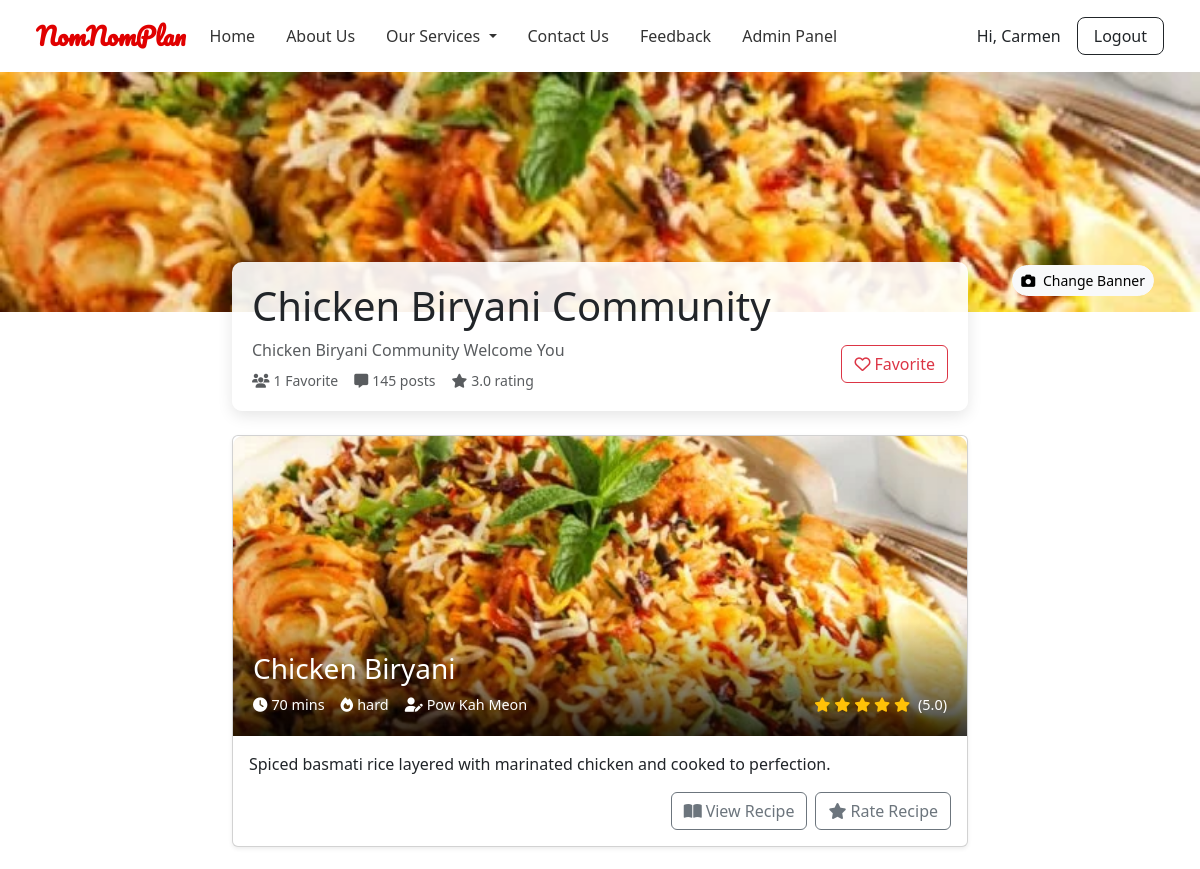
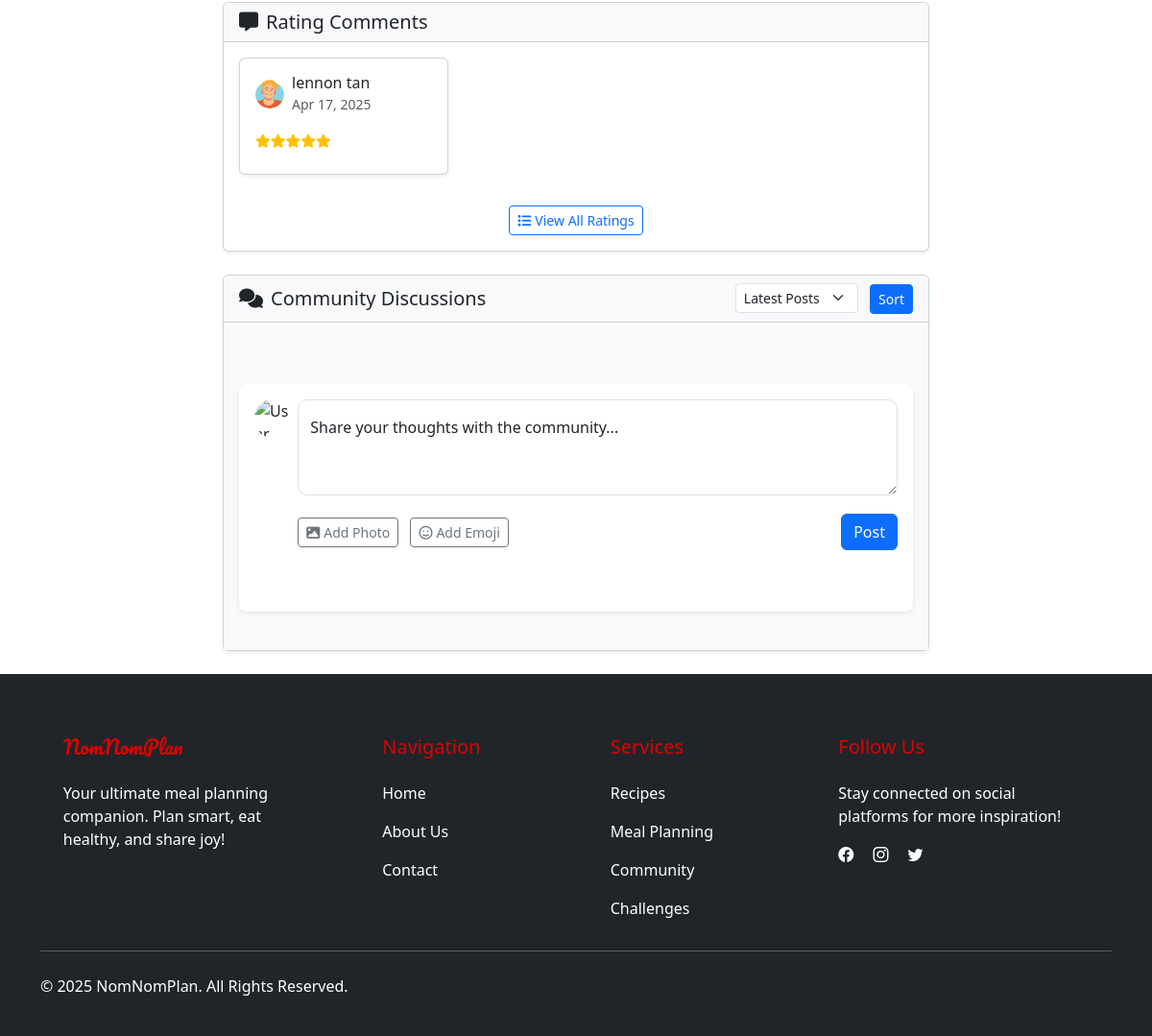
Page /community-module/community-recipe.php?community_id=9 (signed in) on the committed database (2 pictures, top to bottom).
### tables this page shows
CREATE TABLE `recipe_images` (
  `id` int(11) NOT NULL,
  `recipe_id` int(11) DEFAULT NULL,
  `image_url` text DEFAULT NULL
);

CREATE TABLE `recipes` (
  `id` int(11) NOT NULL,
  `title` varchar(255) NOT NULL,
  `description` text DEFAULT NULL,
  `ingredients` longtext DEFAULT NULL,
  `steps` longtext DEFAULT NULL,
  `cuisine` varchar(100) DEFAULT NULL,
  `prep_time` int(11) DEFAULT NULL,
  `cook_time` int(11) DEFAULT NULL,
  `total_time` int(11) DEFAULT NULL,
  `difficulty` enum('easy','medium','hard') DEFAULT NULL,
  `nutrition` longtext DEFAULT NULL,
  `status` enum('draft','pending','approved','rejected') DEFAULT 'pending',
  `is_public` tinyint(1) DEFAULT 1,
  `view_count` int(11) DEFAULT 0,
  `created_by` int(11) DEFAULT NULL,
  `created_at` timestamp NOT NULL DEFAULT current_timestamp(),
  `updated_at` timestamp NOT NULL DEFAULT current_timestamp() ON UPDATE current_timestamp(),
  `admin_note` text DEFAULT NULL,
  `image_url` varchar(255) DEFAULT NULL,
  `cooking_time` int(11) DEFAULT NULL,
  `difficulty_level` enum('easy','medium','hard') DEFAULT NULL
);

CREATE TABLE `community` (
  `community_id` int(11) NOT NULL,
  `recipe_id` int(11) NOT NULL,
  `slogan` text NOT NULL,
  `banner` text NOT NULL,
  `created_at` timestamp NOT NULL DEFAULT current_timestamp() ON UPDATE current_timestamp()
);

CREATE TABLE `users` (
  `id` int(11) NOT NULL,
  `name` varchar(100) NOT NULL,
  `email` varchar(100) NOT NULL,
  `password` varchar(255) NOT NULL,
  `role` enum('user','admin') DEFAULT 'user',
  `created_at` timestamp NOT NULL DEFAULT current_timestamp(),
  `avatar_url` varchar(255) DEFAULT NULL,
  `status` enum('active','pending','inactive') DEFAULT 'pending'
);

CREATE TABLE `rating` (
  `id` int(11) NOT NULL,
  `community_id` int(11) NOT NULL,
  `user_id` int(11) NOT NULL,
  `rate_value` decimal(10,0) NOT NULL,
  `feedback_comment` text NOT NULL,
  `created_at` timestamp NOT NULL DEFAULT current_timestamp() ON UPDATE current_timestamp()
);

CREATE TABLE `avatar` (
  `avatar_id` int(11) NOT NULL,
  `avatar_url` text NOT NULL
);

### community-module/community-recipe.php (the view, shortened to what the rows shown need)
<?php
include('../includes/db.php');
$banner_url = "";
$community_id = isset($_GET['community_id']) ? (int) $_GET['community_id'] : 0;
$stmt = $conn->prepare("SELECT recipe_id, slogan, banner FROM community WHERE community_id = ?");
if ($stmt) {
    $stmt->bind_param("i", $community_id);
    $stmt->execute();
    $result = $stmt->get_result();
    if ($result && $community_info = $result->fetch_assoc()) {
        $recipe_id = $community_info['recipe_id'];
        $community_slogan = htmlspecialchars($community_info['slogan']);
    } else {
        echo "Community not found.";
    }
} else {
    echo "Statement preparation failed: " . $conn->error;
}
$stmt = $conn->prepare("SELECT title, description, total_time, difficulty, created_by, created_at FROM recipes WHERE id = ?");
if ($stmt) {
    $stmt->bind_param("i", $recipe_id);
    $stmt->execute();
    $result = $stmt->get_result();
    if ($result && $recipe_info = $result->fetch_assoc()) {
        $recipe_title = htmlspecialchars($recipe_info['title']);
        $recipe_description = htmlspecialchars($recipe_info['description']);
        $recipe_total_time = $recipe_info['total_time'];
        $recipe_difficulty = htmlspecialchars($recipe_info['difficulty']);
        $recipe_author_id = $recipe_info['created_by'];
    } else {
        echo "Recipe not found.";
    }
} else {
    echo "Statement preparation failed: " . $conn->error;
}
$smt = $conn->prepare("SELECT image_url FROM recipe_images WHERE recipe_id = ? ORDER BY id ASC LIMIT 1");
if($smt){
    $smt->bind_param("i",$recipe_id);
    $smt->execute();
    $smt->bind_result($recipe_url);
    if($smt->fetch()){
        $banner_url = $recipe_url;
    } else{
        $banner_url = "No url found";
    }
}
?>
<!DOCTYPE html>
<html lang="en">
<head>
    <link href="https://cdn.jsdelivr.net/npm/bootstrap@5.3.0/dist/css/bootstrap.min.css" rel="stylesheet">
    <link rel="stylesheet" href="https://cdnjs.cloudflare.com/ajax/libs/font-awesome/6.4.0/css/all.min.css">
</head>
<body>
<?php include('../navbar.php'); ?>
<div class="community-banner" style="background-image: url('../<?= $banner_url ?>');">
    <div class="container position-relative h-100">
        <div class="position-absolute bottom-0 end-0 mb-3 me-3">
        </div>
    </div>
</div>
    <div class="container">
        <div class="row">
            <div class="col-lg-8 mx-auto">
                <div class="community-info mb-4">
                    <div class="d-flex justify-content-between align-items-end">
                        <div>
                            <h1 class="mb-2"><?= $recipe_info['title'] ?> Community</h1>
                            <p class="text-muted mb-2"><?= $community_slogan ?></p>
                            <div class="d-flex align-items-center text-muted small">
                                <div class="me-3">
                                </div>
                                <div class="me-3">
                                </div>
                                <div>
                                </div>
                            </div>
                        </div>
                    </div>
                </div>
                <div class="card mb-4 shadow-sm">
                    <div class="recipe-header" style="background-image: url('../<?= $recipe_url ?>');">
                        <div class="recipe-info">
                            <h3><?= $recipe_title ?></h3>
                            <div class="recipe-meta d-flex flex-wrap align-items-center">
                                <div class="me-3">
                                    <i class="fas fa-clock me-1"></i><?= $recipe_total_time ?> mins
                                </div>
                                <div class="me-3">
                                    <i class="fas fa-fire me-1"></i><?= $recipe_difficulty ?>
                                </div>
                                <div class="me-3">
                                    <?php
                                    $stmt = $conn->prepare("SELECT name FROM users WHERE id = ?");
                                    if ($stmt) {
                                        $stmt->bind_param("i", $recipe_author_id);
                                        $stmt->execute();
                                        $result = $stmt->get_result();
                                        if ($result && $author_name = $result->fetch_assoc()) {
                                            $author = $author_name['name'];
                                        } else {
                                            $author = "";
                                        }
                                    } else {
                                        echo "Statement preparation failed: " . $conn->error;
                                    }
                                    ?>
                                    <i class="fas fa-user-edit me-1"></i><?= $author ?>
                                </div>
                            <div class="ms-auto">
                                <span class="text-warning">
                                </span>
                            </div>
                            </div>
                        </div>
                    </div>
                    <div class="card-body">
                        <p class="card-text">
                            <?= $recipe_description ?>
                        </p>
                        <div class="d-flex justify-content-end">
                                <button class="btn btn-outline-secondary me-2" onclick="window.location.href='../recipe-modules/view-recipe.php?id=<?= $recipe_id ?>'">
                                </button>
                                <button class="btn btn-outline-secondary" type="button" data-bs-toggle="modal" data-bs-target="#ratingModal">
                            </button>
                        </div>
                    </div>
                </div>
                <div class="card mb-4 shadow-sm">
                    <div class="card-body">
                        <div class="row">
                            <?php
                            $stmt = $conn->prepare("
                                SELECT r.rate_value, r.feedback_comment, r.created_at, u.name AS user_name, a.avatar_url
                                FROM rating r
                                JOIN users u ON r.user_id = u.id
                                JOIN user_community uc ON r.user_id = uc.user_id
                                JOIN avatar a ON uc.user_avatar_id = a.avatar_id
                                WHERE r.community_id = ?
                                ORDER BY r.created_at DESC LIMIT 3
                            ");
                            if ($stmt) {
                                $stmt->bind_param("i", $community_id);
                                $stmt->execute();
                                $result = $stmt->get_result();
                                if ($result->num_rows > 0) {
                                    while ($rating = $result->fetch_assoc()) {
                                        $created_date = date('M d, Y', strtotime($rating['created_at']));
                                        ?>
                                        <div class="col-md-4 mb-3">
                                            <div class="card recipe-card h-100 shadow-sm">
                                                <div class="card-body">
                                                    <div class="d-flex align-items-center mb-3">
                                                        <img src="../uploads/community/avatar/<?= $rating['avatar_url'] ?>" class="rounded-circle me-2" width="30" height="30" alt="User">
                                                        <div>
                                                            <h6 class="mb-0"><?= htmlspecialchars($rating['user_name']) ?></h6>
                                                            <small class="text-muted"><?= $created_date ?></small>
                                                        </div>
                                                    </div>
                                                    <div class="small text-warning mb-2">
                                                        <?php
                                                        $rating_value = $rating['rate_value'];
                                                        for ($i = 1; $i <= 5; $i++) {
                                                            if ($i <= $rating_value) {
                                                                echo '<i class="fas fa-star"></i>';
                                                            } elseif ($i - 0.5 <= $rating_value) {
                                                                echo '<i class="fas fa-star-half-alt"></i>';
                                                            } else {
                                                                echo '<i class="far fa-star"></i>';
                                                            }
                                                        }
                                                        ?>
                                                    </div>
                                                </div>
                                            </div>
                                        </div>
                                        <?php
                                    }
                                } else {
                                    echo '<div class="col-12 text-center text-muted py-3">No ratings yet. Be the first to rate this recipe!</div>';
                                }
                            }
                            ?>
                        </div>
                    </div>
                </div>
            </div>
        </div>
    </div>
    <?php include('../includes/footer.php'); ?>
</body>
</html>

### rows in the picture
recipe_images: image_url (picture)
recipes: title "Chicken Biryani", total_time "70", difficulty "hard", description "Spiced basmati rice layered with marinated chicken and cooked to perfection."
community: slogan "Chicken Biryani Community Welcome You"
users: name "Pow Kah Meon"
rating: avatar.avatar_url (picture), user.name "lennon tan", created_at "Apr 17, 2025", rate_value 5 (drawn)

### other values in the picture
$_SESSION['user_name'] "Carmen"
$user_favor['favor_count'] "1"
$overall_rating "5.0"
